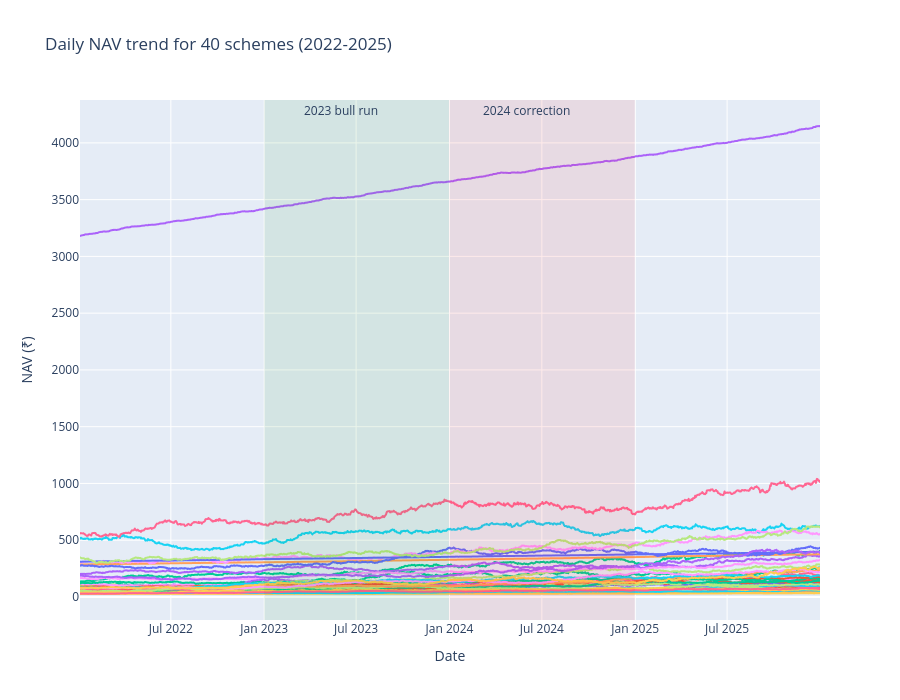

Notebook cell for this chart:
### Markdown cell above
**Insight 1:** Equity fund NAVs showed strong upward momentum during the 2023 market rally, while 2024 brought a visible correction phase. Supporting chart: Chart 1.

### Code cell
nav_with_names = nav.merge(fund_master[['amfi_code', 'scheme_name']], on='amfi_code', how='left')
nav_plot = nav_with_names[(nav_with_names['date'].dt.year >= 2022) & (nav_with_names['date'].dt.year <= 2025)].copy()
fig = px.line(nav_plot, x='date', y='nav', color='scheme_name', title='Daily NAV trend for 40 schemes (2022-2025)', labels={'date':'Date','nav':'NAV (₹)'})
fig.add_vrect(x0='2023-01-01', x1='2023-12-31', fillcolor='green', opacity=0.08, line_width=0)
fig.add_vrect(x0='2024-01-01', x1='2024-12-31', fillcolor='red', opacity=0.08, line_width=0)
fig.add_annotation(x='2023-06-01', y=1.0, xref='x', yref='paper', text='2023 bull run', showarrow=False)
fig.add_annotation(x='2024-06-01', y=1.0, xref='x', yref='paper', text='2024 correction', showarrow=False)
fig.update_layout(showlegend=False, height=700)
fig.show()
save_png(fig, 'nav_trend_all_schemes')

### Figure 1 — Plotly figure (JSON) as saved in the notebook; plotly's stock layout.template omitted (floating-point values rounded to 4 significant figures; data arrays with more than 128 entries replaced by an {"elided": "..."} marker saying what was removed)
{"data": [{"hovertemplate": "scheme_name=SBI Bluechip Fund - Regular Plan - Growth<br>Date=%{x}<br>NAV (₹)=%{y}<extra></extra>", "legendgroup": "SBI Bluechip Fund - Regular Plan - Growth", "line": {"color": "#636efa", "dash": "solid"}, "marker": {"symbol": "circle"}, "mode": "lines", "name": "SBI Bluechip Fund - Regular Plan - Growth", "showlegend": true, "type": "scattergl", "x": {"elided": "1043 str values"}, "xaxis": "x", "y": {"elided": "1043 float values"}, "yaxis": "y"}, {"hovertemplate": "scheme_name=SBI Bluechip Fund - Direct Plan - Growth<br>Date=%{x}<br>NAV (₹)=%{y}<extra></extra>", "legendgroup": "SBI Bluechip Fund - Direct Plan - Growth", "line": {"color": "#EF553B", "dash": "solid"}, "marker": {"symbol": "circle"}, "mode": "lines", "name": "SBI Bluechip Fund - Direct Plan - Growth", "showlegend": true, "type": "scattergl", "x": {"elided": "1043 str values"}, "xaxis": "x", "y": {"elided": "1043 float values"}, "yaxis": "y"}, {"hovertemplate": "scheme_name=SBI Small Cap Fund - Regular Plan - Growth<br>Date=%{x}<br>NAV (₹)=%{y}<extra></extra>", "legendgroup": "SBI Small Cap Fund - Regular Plan - Growth", "line": {"color": "#00cc96", "dash": "solid"}, "marker": {"symbol": "circle"}, "mode": "lines", "name": "SBI Small Cap Fund - Regular Plan - Growth", "showlegend": true, "type": "scattergl", "x": {"elided": "1043 str values"}, "xaxis": "x", "y": {"elided": "1043 float values"}, "yaxis": "y"}, {"hovertemplate": "scheme_name=SBI Small Cap Fund - Direct Plan - Growth<br>Date=%{x}<br>NAV (₹)=%{y}<extra></extra>", "legendgroup": "SBI Small Cap Fund - Direct Plan - Growth", "line": {"color": "#ab63fa", "dash": "solid"}, "marker": {"symbol": "circle"}, "mode": "lines", "name": "SBI Small Cap Fund - Direct Plan - Growth", "showlegend": true, "type": "scattergl", "x": {"elided": "1043 str values"}, "xaxis": "x", "y": {"elided": "1043 float values"}, "yaxis": "y"}, {"hovertemplate": "scheme_name=SBI Magnum Gilt Fund - Regular Plan - Growth<br>Date=%{x}<br>NAV (₹)=%{y}<extra></extra>", "legendgroup": "SBI Magnum Gilt Fund - Regular Plan - Growth", "line": {"color": "#FFA15A", "dash": "solid"}, "marker": {"symbol": "circle"}, "mode": "lines", "name": "SBI Magnum Gilt Fund - Regular Plan - Growth", "showlegend": true, "type": "scattergl", "x": {"elided": "1043 str values"}, "xaxis": "x", "y": {"elided": "1043 float values"}, "yaxis": "y"}, {"hovertemplate": "scheme_name=HDFC Top 100 Fund - Regular Plan - Growth<br>Date=%{x}<br>NAV (₹)=%{y}<extra></extra>", "legendgroup": "HDFC Top 100 Fund - Regular Plan - Growth", "line": {"color": "#19d3f3", "dash": "solid"}, "marker": {"symbol": "circle"}, "mode": "lines", "name": "HDFC Top 100 Fund - Regular Plan - Growth", "showlegend": true, "type": "scattergl", "x": {"elided": "1043 str values"}, "xaxis": "x", "y": {"elided": "1043 float values"}, "yaxis": "y"}, {"hovertemplate": "scheme_name=HDFC Top 100 Fund - Direct Plan - Growth<br>Date=%{x}<br>NAV (₹)=%{y}<extra></extra>", "legendgroup": "HDFC Top 100 Fund - Direct Plan - Growth", "line": {"color": "#FF6692", "dash": "solid"}, "marker": {"symbol": "circle"}, "mode": "lines", "name": "HDFC Top 100 Fund - Direct Plan - Growth", "showlegend": true, "type": "scattergl", "x": {"elided": "1043 str values"}, "xaxis": "x", "y": {"elided": "1043 float values"}, "yaxis": "y"}, {"hovertemplate": "scheme_name=HDFC Mid-Cap Opportunities Fund - Regular - Growth<br>Date=%{x}<br>NAV (₹)=%{y}<extra></extra>", "legendgroup": "HDFC Mid-Cap Opportunities Fund - Regular - Growth", "line": {"color": "#B6E880", "dash": "solid"}, "marker": {"symbol": "circle"}, "mode": "lines", "name": "HDFC Mid-Cap Opportunities Fund - Regular - Growth", "showlegend": true, "type": "scattergl", "x": {"elided": "1043 str values"}, "xaxis": "x", "y": {"elided": "1043 float values"}, "yaxis": "y"}, {"hovertemplate": "scheme_name=HDFC Mid-Cap Opportunities Fund - Direct - Growth<br>Date=%{x}<br>NAV (₹)=%{y}<extra></extra>", "legendgroup": "HDFC Mid-Cap Opportunities Fund - Direct - Growth", "line": {"color": "#FF97FF", "dash": "solid"}, "marker": {"symbol": "circle"}, "mode": "lines", "name": "HDFC Mid-Cap Opportunities Fund - Direct - Growth", "showlegend": true, "type": "scattergl", "x": {"elided": "1043 str values"}, "xaxis": "x", "y": {"elided": "1043 float values"}, "yaxis": "y"}, {"hovertemplate": "scheme_name=HDFC Short Term Debt Fund - Regular - Growth<br>Date=%{x}<br>NAV (₹)=%{y}<extra></extra>", "legendgroup": "HDFC Short Term Debt Fund - Regular - Growth", "line": {"color": "#FECB52", "dash": "solid"}, "marker": {"symbol": "circle"}, "mode": "lines", "name": "HDFC Short Term Debt Fund - Regular - Growth", "showlegend": true, "type": "scattergl", "x": {"elided": "1043 str values"}, "xaxis": "x", "y": {"elided": "1043 float values"}, "yaxis": "y"}, {"hovertemplate": "scheme_name=ICICI Pru Bluechip Fund - Regular - Growth<br>Date=%{x}<br>NAV (₹)=%{y}<extra></extra>", "legendgroup": "ICICI Pru Bluechip Fund - Regular - Growth", "line": {"color": "#636efa", "dash": "solid"}, "marker": {"symbol": "circle"}, "mode": "lines", "name": "ICICI Pru Bluechip Fund - Regular - Growth", "showlegend": true, "type": "scattergl", "x": {"elided": "1043 str values"}, "xaxis": "x", "y": {"elided": "1043 float values"}, "yaxis": "y"}, {"hovertemplate": "scheme_name=ICICI Pru Bluechip Fund - Direct - Growth<br>Date=%{x}<br>NAV (₹)=%{y}<extra></extra>", "legendgroup": "ICICI Pru Bluechip Fund - Direct - Growth", "line": {"color": "#EF553B", "dash": "solid"}, "marker": {"symbol": "circle"}, "mode": "lines", "name": "ICICI Pru Bluechip Fund - Direct - Growth", "showlegend": true, "type": "scattergl", "x": {"elided": "1043 str values"}, "xaxis": "x", "y": {"elided": "1043 float values"}, "yaxis": "y"}, {"hovertemplate": "scheme_name=ICICI Pru Midcap Fund - Regular - Growth<br>Date=%{x}<br>NAV (₹)=%{y}<extra></extra>", "legendgroup": "ICICI Pru Midcap Fund - Regular - Growth", "line": {"color": "#00cc96", "dash": "solid"}, "marker": {"symbol": "circle"}, "mode": "lines", "name": "ICICI Pru Midcap Fund - Regular - Growth", "showlegend": true, "type": "scattergl", "x": {"elided": "1043 str values"}, "xaxis": "x", "y": {"elided": "1043 float values"}, "yaxis": "y"}, {"hovertemplate": "scheme_name=ICICI Pru Value Discovery Fund - Regular - Growth<br>Date=%{x}<br>NAV (₹)=%{y}<extra></extra>", "legendgroup": "ICICI Pru Value Discovery Fund - Regular - Growth", "line": {"color": "#ab63fa", "dash": "solid"}, "marker": {"symbol": "circle"}, "mode": "lines", "name": "ICICI Pru Value Discovery Fund - Regular - Growth", "showlegend": true, "type": "scattergl", "x": {"elided": "1043 str values"}, "xaxis": "x", "y": {"elided": "1043 float values"}, "yaxis": "y"}, {"hovertemplate": "scheme_name=ICICI Pru Liquid Fund - Regular - Growth<br>Date=%{x}<br>NAV (₹)=%{y}<extra></extra>", "legendgroup": "ICICI Pru Liquid Fund - Regular - Growth", "line": {"color": "#FFA15A", "dash": "solid"}, "marker": {"symbol": "circle"}, "mode": "lines", "name": "ICICI Pru Liquid Fund - Regular - Growth", "showlegend": true, "type": "scattergl", "x": {"elided": "1043 str values"}, "xaxis": "x", "y": {"elided": "1043 float values"}, "yaxis": "y"}, {"hovertemplate": "scheme_name=Nippon India Large Cap Fund - Regular - Growth<br>Date=%{x}<br>NAV (₹)=%{y}<extra></extra>", "legendgroup": "Nippon India Large Cap Fund - Regular - Growth", "line": {"color": "#19d3f3", "dash": "solid"}, "marker": {"symbol": "circle"}, "mode": "lines", "name": "Nippon India Large Cap Fund - Regular - Growth", "showlegend": true, "type": "scattergl", "x": {"elided": "1043 str values"}, "xaxis": "x", "y": {"elided": "1043 float values"}, "yaxis": "y"}, {"hovertemplate": "scheme_name=Nippon India Large Cap Fund - Direct - Growth<br>Date=%{x}<br>NAV (₹)=%{y}<extra></extra>", "legendgroup": "Nippon India Large Cap Fund - Direct - Growth", "line": {"color": "#FF6692", "dash": "solid"}, "marker": {"symbol": "circle"}, "mode": "lines", "name": "Nippon India Large Cap Fund - Direct - Growth", "showlegend": true, "type": "scattergl", "x": {"elided": "1043 str values"}, "xaxis": "x", "y": {"elided": "1043 float values"}, "yaxis": "y"}, {"hovertemplate": "scheme_name=Nippon India Small Cap Fund - Regular - Growth<br>Date=%{x}<br>NAV (₹)=%{y}<extra></extra>", "legendgroup": "Nippon India Small Cap Fund - Regular - Growth", "line": {"color": "#B6E880", "dash": "solid"}, "marker": {"symbol": "circle"}, "mode": "lines", "name": "Nippon India Small Cap Fund - Regular - Growth", "showlegend": true, "type": "scattergl", "x": {"elided": "1043 str values"}, "xaxis": "x", "y": {"elided": "1043 float values"}, "yaxis": "y"}, {"hovertemplate": "scheme_name=Nippon India ETF Nifty 50 BeES<br>Date=%{x}<br>NAV (₹)=%{y}<extra></extra>", "legendgroup": "Nippon India ETF Nifty 50 BeES", "line": {"color": "#FF97FF", "dash": "solid"}, "marker": {"symbol": "circle"}, "mode": "lines", "name": "Nippon India ETF Nifty 50 BeES", "showlegend": true, "type": "scattergl", "x": {"elided": "1043 str values"}, "xaxis": "x", "y": {"elided": "1043 float values"}, "yaxis": "y"}, {"hovertemplate": "scheme_name=Nippon India Gilt Securities Fund - Regular - Growth<br>Date=%{x}<br>NAV (₹)=%{y}<extra></extra>", "legendgroup": "Nippon India Gilt Securities Fund - Regular - Growth", "line": {"color": "#FECB52", "dash": "solid"}, "marker": {"symbol": "circle"}, "mode": "lines", "name": "Nippon India Gilt Securities Fund - Regular - Growth", "showlegend": true, "type": "scattergl", "x": {"elided": "1043 str values"}, "xaxis": "x", "y": {"elided": "1043 float values"}, "yaxis": "y"}, {"hovertemplate": "scheme_name=Kotak Bluechip Fund - Regular - Growth<br>Date=%{x}<br>NAV (₹)=%{y}<extra></extra>", "legendgroup": "Kotak Bluechip Fund - Regular - Growth", "line": {"color": "#636efa", "dash": "solid"}, "marker": {"symbol": "circle"}, "mode": "lines", "name": "Kotak Bluechip Fund - Regular - Growth", "showlegend": true, "type": "scattergl", "x": {"elided": "1043 str values"}, "xaxis": "x", "y": {"elided": "1043 float values"}, "yaxis": "y"}, {"hovertemplate": "scheme_name=Kotak Emerging Equity Fund - Regular - Growth<br>Date=%{x}<br>NAV (₹)=%{y}<extra></extra>", "legendgroup": "Kotak Emerging Equity Fund - Regular - Growth", "line": {"color": "#EF553B", "dash": "solid"}, "marker": {"symbol": "circle"}, "mode": "lines", "name": "Kotak Emerging Equity Fund - Regular - Growth", "showlegend": true, "type": "scattergl", "x": {"elided": "1043 str values"}, "xaxis": "x", "y": {"elided": "1043 float values"}, "yaxis": "y"}, {"hovertemplate": "scheme_name=Kotak Flexicap Fund - Regular - Growth<br>Date=%{x}<br>NAV (₹)=%{y}<extra></extra>", "legendgroup": "Kotak Flexicap Fund - Regular - Growth", "line": {"color": "#00cc96", "dash": "solid"}, "marker": {"symbol": "circle"}, "mode": "lines", "name": "Kotak Flexicap Fund - Regular - Growth", "showlegend": true, "type": "scattergl", "x": {"elided": "1043 str values"}, "xaxis": "x", "y": {"elided": "1043 float values"}, "yaxis": "y"}, {"hovertemplate": "scheme_name=Kotak Liquid Fund - Regular - Growth<br>Date=%{x}<br>NAV (₹)=%{y}<extra></extra>", "legendgroup": "Kotak Liquid Fund - Regular - Growth", "line": {"color": "#ab63fa", "dash": "solid"}, "marker": {"symbol": "circle"}, "mode": "lines", "name": "Kotak Liquid Fund - Regular - Growth", "showlegend": true, "type": "scattergl", "x": {"elided": "1043 str values"}, "xaxis": "x", "y": {"elided": "1043 float values"}, "yaxis": "y"}, {"hovertemplate": "scheme_name=Axis Bluechip Fund - Regular - Growth<br>Date=%{x}<br>NAV (₹)=%{y}<extra></extra>", "legendgroup": "Axis Bluechip Fund - Regular - Growth", "line": {"color": "#FFA15A", "dash": "solid"}, "marker": {"symbol": "circle"}, "mode": "lines", "name": "Axis Bluechip Fund - Regular - Growth", "showlegend": true, "type": "scattergl", "x": {"elided": "1043 str values"}, "xaxis": "x", "y": {"elided": "1043 float values"}, "yaxis": "y"}, {"hovertemplate": "scheme_name=Axis Bluechip Fund - Direct - Growth<br>Date=%{x}<br>NAV (₹)=%{y}<extra></extra>", "legendgroup": "Axis Bluechip Fund - Direct - Growth", "line": {"color": "#19d3f3", "dash": "solid"}, "marker": {"symbol": "circle"}, "mode": "lines", "name": "Axis Bluechip Fund - Direct - Growth", "showlegend": true, "type": "scattergl", "x": {"elided": "1043 str values"}, "xaxis": "x", "y": {"elided": "1043 float values"}, "yaxis": "y"}, {"hovertemplate": "scheme_name=Axis Midcap Fund - Regular - Growth<br>Date=%{x}<br>NAV (₹)=%{y}<extra></extra>", "legendgroup": "Axis Midcap Fund - Regular - Growth", "line": {"color": "#FF6692", "dash": "solid"}, "marker": {"symbol": "circle"}, "mode": "lines", "name": "Axis Midcap Fund - Regular - Growth", "showlegend": true, "type": "scattergl", "x": {"elided": "1043 str values"}, "xaxis": "x", "y": {"elided": "1043 float values"}, "yaxis": "y"}, {"hovertemplate": "scheme_name=Axis Small Cap Fund - Regular - Growth<br>Date=%{x}<br>NAV (₹)=%{y}<extra></extra>", "legendgroup": "Axis Small Cap Fund - Regular - Growth", "line": {"color": "#B6E880", "dash": "solid"}, "marker": {"symbol": "circle"}, "mode": "lines", "name": "Axis Small Cap Fund - Regular - Growth", "showlegend": true, "type": "scattergl", "x": {"elided": "1043 str values"}, "xaxis": "x", "y": {"elided": "1043 float values"}, "yaxis": "y"}, {"hovertemplate": "scheme_name=ABSL Frontline Equity Fund - Regular - Growth<br>Date=%{x}<br>NAV (₹)=%{y}<extra></extra>", "legendgroup": "ABSL Frontline Equity Fund - Regular - Growth", "line": {"color": "#FF97FF", "dash": "solid"}, "marker": {"symbol": "circle"}, "mode": "lines", "name": "ABSL Frontline Equity Fund - Regular - Growth", "showlegend": true, "type": "scattergl", "x": {"elided": "1043 str values"}, "xaxis": "x", "y": {"elided": "1043 float values"}, "yaxis": "y"}, {"hovertemplate": "scheme_name=ABSL Small Cap Fund - Regular - Growth<br>Date=%{x}<br>NAV (₹)=%{y}<extra></extra>", "legendgroup": "ABSL Small Cap Fund - Regular - Growth", "line": {"color": "#FECB52", "dash": "solid"}, "marker": {"symbol": "circle"}, "mode": "lines", "name": "ABSL Small Cap Fund - Regular - Growth", "showlegend": true, "type": "scattergl", "x": {"elided": "1043 str values"}, "xaxis": "x", "y": {"elided": "1043 float values"}, "yaxis": "y"}, {"hovertemplate": "scheme_name=ABSL Liquid Fund - Regular - Growth<br>Date=%{x}<br>NAV (₹)=%{y}<extra></extra>", "legendgroup": "ABSL Liquid Fund - Regular - Growth", "line": {"color": "#636efa", "dash": "solid"}, "marker": {"symbol": "circle"}, "mode": "lines", "name": "ABSL Liquid Fund - Regular - Growth", "showlegend": true, "type": "scattergl", "x": {"elided": "1043 str values"}, "xaxis": "x", "y": {"elided": "1043 float values"}, "yaxis": "y"}, {"hovertemplate": "scheme_name=UTI Nifty 50 Index Fund - Regular - Growth<br>Date=%{x}<br>NAV (₹)=%{y}<extra></extra>", "legendgroup": "UTI Nifty 50 Index Fund - Regular - Growth", "line": {"color": "#EF553B", "dash": "solid"}, "marker": {"symbol": "circle"}, "mode": "lines", "name": "UTI Nifty 50 Index Fund - Regular - Growth", "showlegend": true, "type": "scattergl", "x": {"elided": "1043 str values"}, "xaxis": "x", "y": {"elided": "1043 float values"}, "yaxis": "y"}, {"hovertemplate": "scheme_name=UTI Mid Cap Fund - Regular - Growth<br>Date=%{x}<br>NAV (₹)=%{y}<extra></extra>", "legendgroup": "UTI Mid Cap Fund - Regular - Growth", "line": {"color": "#00cc96", "dash": "solid"}, "marker": {"symbol": "circle"}, "mode": "lines", "name": "UTI Mid Cap Fund - Regular - Growth", "showlegend": true, "type": "scattergl", "x": {"elided": "1043 str values"}, "xaxis": "x", "y": {"elided": "1043 float values"}, "yaxis": "y"}, {"hovertemplate": "scheme_name=UTI Flexi Cap Fund - Regular - Growth<br>Date=%{x}<br>NAV (₹)=%{y}<extra></extra>", "legendgroup": "UTI Flexi Cap Fund - Regular - Growth", "line": {"color": "#ab63fa", "dash": "solid"}, "marker": {"symbol": "circle"}, "mode": "lines", "name": "UTI Flexi Cap Fund - Regular - Growth", "showlegend": true, "type": "scattergl", "x": {"elided": "1043 str values"}, "xaxis": "x", "y": {"elided": "1043 float values"}, "yaxis": "y"}, {"hovertemplate": "scheme_name=Mirae Asset Large Cap Fund - Regular - Growth<br>Date=%{x}<br>NAV (₹)=%{y}<extra></extra>", "legendgroup": "Mirae Asset Large Cap Fund - Regular - Growth", "line": {"color": "#FFA15A", "dash": "solid"}, "marker": {"symbol": "circle"}, "mode": "lines", "name": "Mirae Asset Large Cap Fund - Regular - Growth", "showlegend": true, "type": "scattergl", "x": {"elided": "1043 str values"}, "xaxis": "x", "y": {"elided": "1043 float values"}, "yaxis": "y"}, {"hovertemplate": "scheme_name=Mirae Asset Emerging Bluechip Fund - Regular - Growth<br>Date=%{x}<br>NAV (₹)=%{y}<extra></extra>", "legendgroup": "Mirae Asset Emerging Bluechip Fund - Regular - Growth", "line": {"color": "#19d3f3", "dash": "solid"}, "marker": {"symbol": "circle"}, "mode": "lines", "name": "Mirae Asset Emerging Bluechip Fund - Regular - Growth", "showlegend": true, "type": "scattergl", "x": {"elided": "1043 str values"}, "xaxis": "x", "y": {"elided": "1043 float values"}, "yaxis": "y"}, {"hovertemplate": "scheme_name=Mirae Asset Tax Saver Fund - Regular - Growth<br>Date=%{x}<br>NAV (₹)=%{y}<extra></extra>", "legendgroup": "Mirae Asset Tax Saver Fund - Regular - Growth", "line": {"color": "#FF6692", "dash": "solid"}, "marker": {"symbol": "circle"}, "mode": "lines", "name": "Mirae Asset Tax Saver Fund - Regular - Growth", "showlegend": true, "type": "scattergl", "x": {"elided": "1043 str values"}, "xaxis": "x", "y": {"elided": "1043 float values"}, "yaxis": "y"}, {"hovertemplate": "scheme_name=DSP Top 100 Equity Fund - Regular - Growth<br>Date=%{x}<br>NAV (₹)=%{y}<extra></extra>", "legendgroup": "DSP Top 100 Equity Fund - Regular - Growth", "line": {"color": "#B6E880", "dash": "solid"}, "marker": {"symbol": "circle"}, "mode": "lines", "name": "DSP Top 100 Equity Fund - Regular - Growth", "showlegend": true, "type": "scattergl", "x": {"elided": "1043 str values"}, "xaxis": "x", "y": {"elided": "1043 float values"}, "yaxis": "y"}, {"hovertemplate": "scheme_name=DSP Midcap Fund - Regular - Growth<br>Date=%{x}<br>NAV (₹)=%{y}<extra></extra>", "legendgroup": "DSP Midcap Fund - Regular - Growth", "line": {"color": "#FF97FF", "dash": "solid"}, "marker": {"symbol": "circle"}, "mode": "lines", "name": "DSP Midcap Fund - Regular - Growth", "showlegend": true, "type": "scattergl", "x": {"elided": "1043 str values"}, "xaxis": "x", "y": {"elided": "1043 float values"}, "yaxis": "y"}, {"hovertemplate": "scheme_name=DSP Small Cap Fund - Regular - Growth<br>Date=%{x}<br>NAV (₹)=%{y}<extra></extra>", "legendgroup": "DSP Small Cap Fund - Regular - Growth", "line": {"color": "#FECB52", "dash": "solid"}, "marker": {"symbol": "circle"}, "mode": "lines", "name": "DSP Small Cap Fund - Regular - Growth", "showlegend": true, "type": "scattergl", "x": {"elided": "1043 str values"}, "xaxis": "x", "y": {"elided": "1043 float values"}, "yaxis": "y"}], "layout": {"annotations": [{"showarrow": false, "text": "2023 bull run", "x": "2023-06-01", "xref": "x", "y": 1, "yref": "paper"}, {"showarrow": false, "text": "2024 correction", "x": "2024-06-01", "xref": "x", "y": 1, "yref": "paper"}], "height": 700, "legend": {"title": {"text": "scheme_name"}, "tracegroupgap": 0}, "shapes": [{"fillcolor": "green", "line": {"width": 0}, "opacity": 0.08, "type": "rect", "x0": "2023-01-01", "x1": "2023-12-31", "xref": "x", "y0": 0, "y1": 1, "yref": "y domain"}, {"fillcolor": "red", "line": {"width": 0}, "opacity": 0.08, "type": "rect", "x0": "2024-01-01", "x1": "2024-12-31", "xref": "x", "y0": 0, "y1": 1, "yref": "y domain"}], "showlegend": false, "title": {"text": "Daily NAV trend for 40 schemes (2022-2025)"}, "xaxis": {"anchor": "y", "domain": [0, 1], "title": {"text": "Date"}}, "yaxis": {"anchor": "x", "domain": [0, 1], "title": {"text": "NAV (₹)"}}}}
